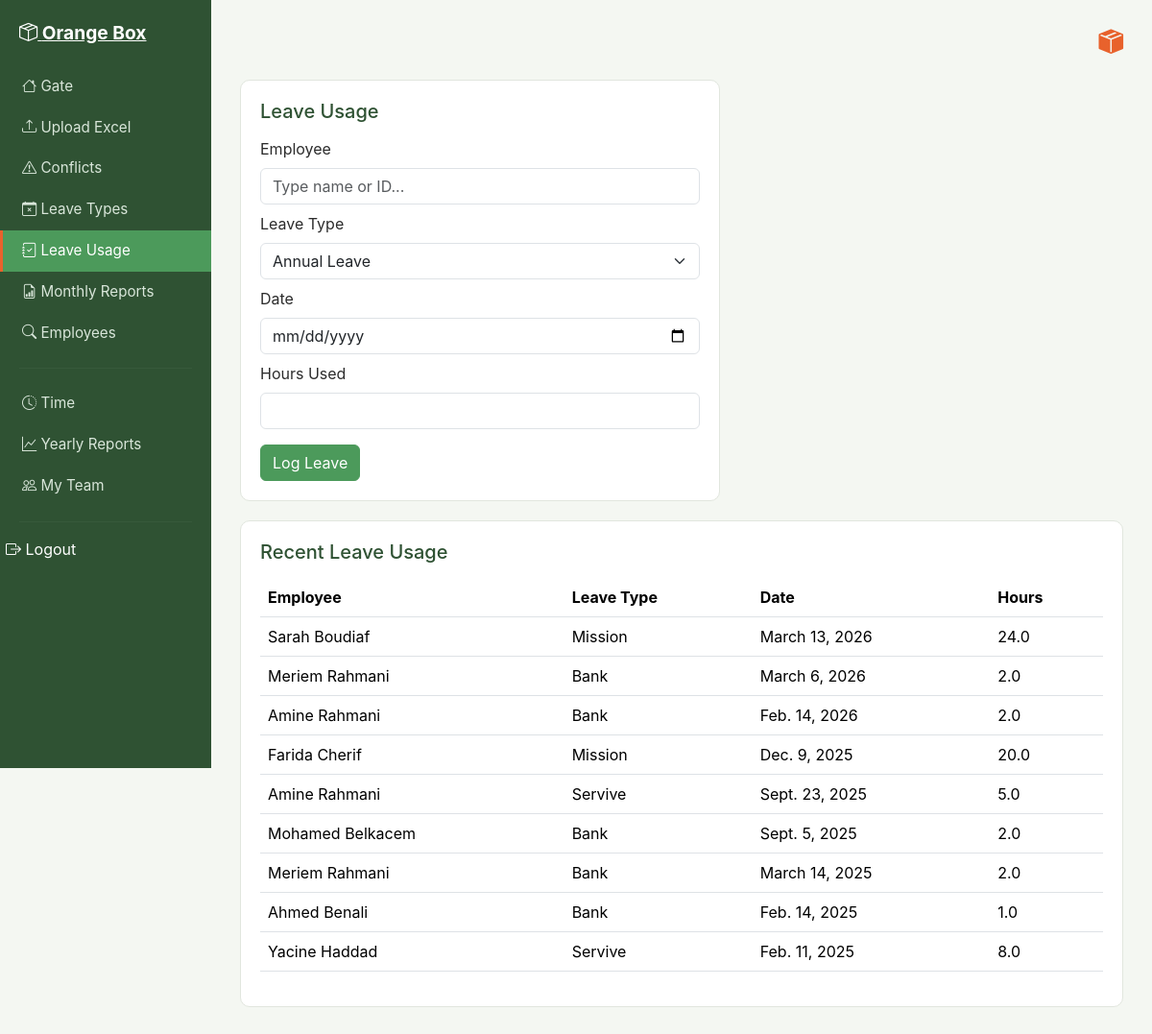
Screenshot of /leave-usage/ (signed in) with the database file from the repository.
### attendance/models.py (models this page shows, shortened)
class LeaveUsage(models.Model):
    date = models.DateField()
    hours_used = models.FloatField()
    leave_type = models.ForeignKey(Leaves, on_delete=models.CASCADE)
    employee = models.ForeignKey(Employee, on_delete=models.CASCADE)

class Employee(models.Model):
    employee_id = models.CharField(max_length=50, unique=True)
    name = models.CharField(max_length=150)
    sex = models.CharField(max_length=10, blank=True)
    birthday = models.DateField(null=True, blank=True)
    email = models.EmailField(unique=True, null=True, blank=True)
    phone_number = models.CharField(max_length=20, blank=True)
    department = models.ForeignKey(Department, on_delete=models.SET_NULL, null=True)
    date_added = models.DateTimeField(auto_now_add=True)

class Leaves(models.Model):
    name = models.CharField(max_length=100)
    description = models.TextField(blank=True)
    category = models.CharField(max_length=100)
    max_hours_allowed = models.FloatField()
    limit_per_period = models.IntegerField()
    period_type = models.CharField(max_length=10, choices=[('month', 'Per Month'), ('year', 'Per Year')], default='year')
    is_paid = models.BooleanField(default=False)

### attendance/views.py (the view, shortened to what this page needs)
# urls.py: path('leave-usage/', views.log_leave_usage, name='log_leave_usage'),
@login_required
def log_leave_usage(request):
    employees = Employee.objects.all()
    leaves = Leaves.objects.all()
    usages = LeaveUsage.objects.all().order_by('-date')
    today = datetime.now()
    balances = []
    for emp in employees:
        for leave in leaves:
            if leave.period_type == 'month':
                used_count = LeaveUsage.objects.filter(
                    employee=emp, leave_type=leave, date__year=today.year, date__month=today.month
                ).count()
            else:
                used_count = LeaveUsage.objects.filter(
                    employee=emp, leave_type=leave, date__year=today.year
                ).count()
            remaining = leave.limit_per_period - used_count
            balances.append({
                'employee': emp.name,
                'leave_type': leave.name,
                'used': used_count,
                'limit': leave.limit_per_period,
                'period': leave.get_period_type_display(),
                'remaining': remaining
            })
    return render(request, 'attendance/log_leave_usage.html', {
        'employees': employees,
        'leaves': leaves,
        'usages': usages,
        'balances': balances
    })

### attendance/context_processors.py (called while the page is built)
def notifications_context(request):
    if request.user.is_authenticated:
        unread = Notification.objects.filter(recipient=request.user, status='unread').order_by('-date')
        return {
            'unread_notifications': unread,
            'unread_count': unread.count()
        }
    return {'unread_notifications': [], 'unread_count': 0}

### attendance/templates/attendance/log_leave_usage.html (shortened to what this page needs)
{% extends 'attendance/base.html' %}
{% block content %}
<div class="ob-card" style="max-width:500px;">
    <h5>Leave Usage</h5>
    <form method="post">
        <div class="mb-2">
            <label class="form-label">Employee</label>
            <input type="text" id="employeeSearchBox" class="form-control" placeholder="Type name or ID..." autocomplete="off" required>
        </div>
        <div class="mb-2">
            <label class="form-label">Leave Type</label>
            <select name="leave_type" class="form-select" required>{% for leave in leaves %}<option value="{{ leave.id }}">{{ leave.name }}</option>{% endfor %}</select>
        </div>
        <div class="mb-2"><label class="form-label">Date</label><input type="date" name="date" class="form-control" required></div>
        <div class="mb-3"><label class="form-label">Hours Used</label><input type="number" step="0.1" min="0" name="hours_used" class="form-control" required></div>
        <button type="submit" class="btn btn-ob-save">Log Leave</button>
    </form>
</div>
<div class="ob-card">
    <h5>Recent Leave Usage</h5>
    {% if usages %}
    <table class="table table-ob">
        <thead><tr><th>Employee</th><th>Leave Type</th><th>Date</th><th>Hours</th></tr></thead>
        <tbody>
        {% for usage in usages %}
        <tr><td>{{ usage.employee.name }}</td><td>{{ usage.leave_type.name }}</td><td>{{ usage.date }}</td><td>{{ usage.hours_used }}</td></tr>
        {% endfor %}
        </tbody>
    </table>
    {% else %}
    <div class="ob-empty-state"><i class="bi bi-check-circle" style="font-size:2rem;"></i><p>No leave usage logged yet.</p></div>
    {% endif %}
</div>
{% endblock %}

### static/css/style.css (style rules this page uses)
:root { --ob-bg: #f4f7f2; --ob-sidebar: #2f5233; --ob-sidebar-active: #4C9A5B; --ob-accent: #E8622C; --ob-accent-hover: #c94f20; --ob-green: #4C9A5B; --ob-yellow: #E8B93C; --ob-red: #D9534F; --ob-text: #2c2c2c; --ob-muted: #7a7a7a; --ob-card: #ffffff; --ob-border: #e1e6de; }
body { background-color: var(--ob-bg); color: var(--ob-text); font-family: -apple-system, "Segoe UI", Roboto, Arial, sans-serif; }
.ob-card { background-color: var(--ob-card); border: 1px solid var(--ob-border); border-radius: 10px; padding: 20px; margin-bottom: 20px; }
.ob-card h5 { margin-bottom: 15px; color: var(--ob-sidebar); }
.btn-ob-save { background-color: var(--ob-green); border-color: var(--ob-green); color: #fff; }
.table-ob thead { background-color: var(--ob-sidebar); color: #fff; }
.table-ob tbody tr:nth-child(odd) { background-color: #f9fbf8; }

### rows the page displays
LeaveUsage: employee.name "Sarah Boudiaf", leave_type.name "Mission", date "March 13, 2026", hours_used "24.0"
LeaveUsage: employee.name "Meriem Rahmani", leave_type.name "Bank", date "March 6, 2026", hours_used "2.0"
LeaveUsage: employee.name "Amine Rahmani", leave_type.name "Bank", date "Feb. 14, 2026", hours_used "2.0"
LeaveUsage: employee.name "Farida Cherif", leave_type.name "Mission", date "Dec. 9, 2025", hours_used "20.0"
LeaveUsage: employee.name "Amine Rahmani", leave_type.name "Servive", date "Sept. 23, 2025", hours_used "5.0"
LeaveUsage: employee.name "Mohamed Belkacem", leave_type.name "Bank", date "Sept. 5, 2025", hours_used "2.0"
LeaveUsage: employee.name "Meriem Rahmani", leave_type.name "Bank", date "March 14, 2025", hours_used "2.0"
LeaveUsage: employee.name "Ahmed Benali", leave_type.name "Bank", date "Feb. 14, 2025", hours_used "1.0"
LeaveUsage: employee.name "Yacine Haddad", leave_type.name "Servive", date "Feb. 11, 2025", hours_used "8.0"

### other values shown
form field leave_type "Annual Leave"
